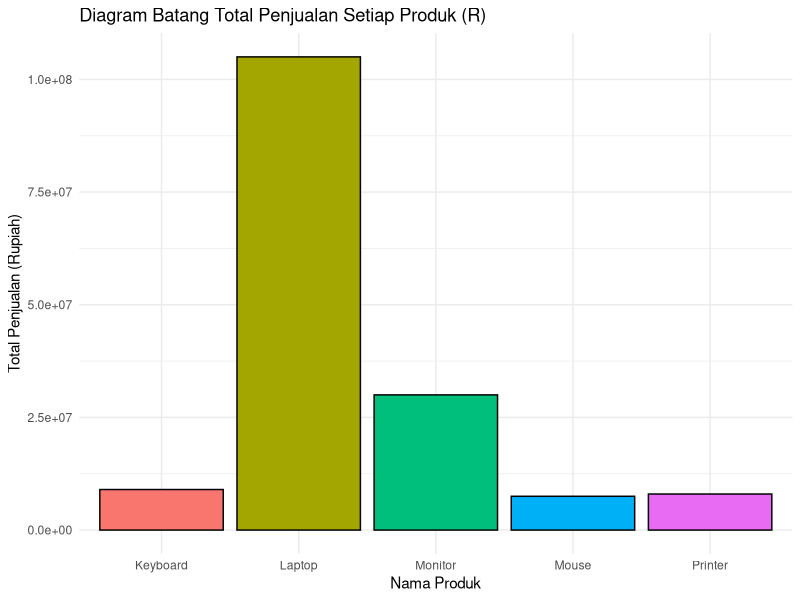
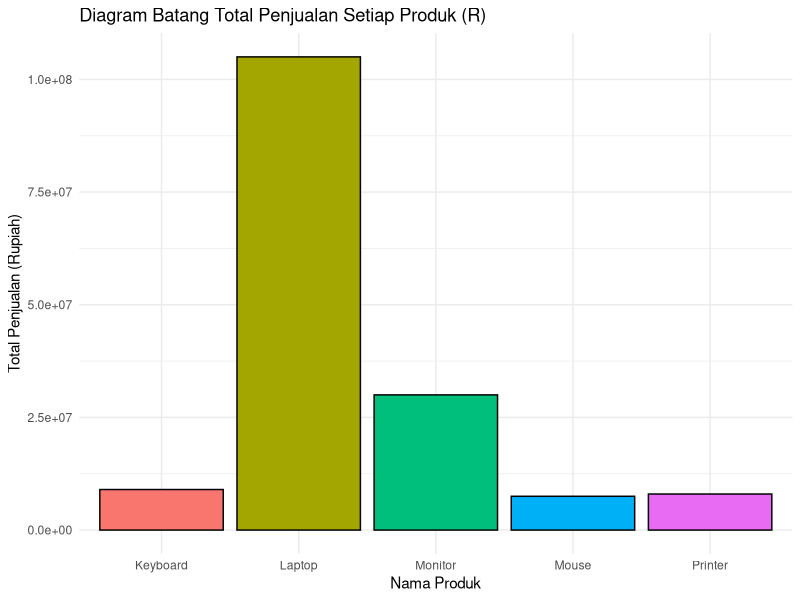

Generate these figures, in order, with R:
# ---------------------------------------------------------
# 1. MEMBUAT DATASET MENGGUNAKAN R (Sengaja ada duplikat)
# ---------------------------------------------------------
ID_Produk <- c('P001', 'P002', 'P003', 'P004', 'P002', 'P005', 'P001')
Nama_Produk <- c('Laptop', 'Mouse', 'Keyboard', 'Monitor', 'Mouse', 'Printer', 'Laptop')
Jumlah_Terjual <- c(15, 50, 30, 20, 50, 10, 15)
Harga_Satuan <- c(7000000, 150000, 300000, 1500000, 150000, 800000, 7000000)

df_sebelum <- data.frame(ID_Produk, Nama_Produk, Jumlah_Terjual, Harga_Satuan)

print("=== DATASET SEBELUM CLEANING (DENGAN DUPLIKAT) ===")
print(df_sebelum)
cat("\n--------------------------------------------------\n\n")

# Menyimpan dataset sebelum cleaning ke CSV
write.csv(df_sebelum, "dataset_sebelum_cleaning_r.csv", row.names = FALSE)

# ---------------------------------------------------------
# 2. PEMERIKSAAN & PEMBERSIHAN DATA DUPLIKAT
# ---------------------------------------------------------
# Memeriksa jumlah baris duplikat
jumlah_duplikat <- sum(duplicated(df_sebelum))
cat(paste("Jumlah baris duplikat ditemukan:", jumlah_duplikat, "baris\n\n"))

# Membersihkan data duplikat (mengambil baris unik)
df_sesudah <- df_sebelum[!duplicated(df_sebelum), ]

print("=== DATASET SESUDAH CLEANING (BERSIH) ===")
print(df_sesudah)
cat("\n--------------------------------------------------\n\n")

# Menyimpan dataset sesudah cleaning ke CSV
write.csv(df_sesudah, "dataset_sesudah_cleaning_r.csv", row.names = FALSE)

# ---------------------------------------------------------
# 3. HASIL TRANSFORMASI DATA (Total Penjualan = Jumlah Terjual * Harga Satuan)
# ---------------------------------------------------------
df_sesudah$Total_Penjualan <- df_sesudah$Jumlah_Terjual * df_sesudah$Harga_Satuan

print("=== HASIL TRANSFORMASI DATA (DENGAN TOTAL PENJUALAN) ===")
print(df_sesudah[, c('Nama_Produk', 'Jumlah_Terjual', 'Harga_Satuan', 'Total_Penjualan')])
cat("\n--------------------------------------------------\n\n")

# ---------------------------------------------------------
# 4. MEMBUAT DIAGRAM BATANG MENGGUNAKAN R (ggplot2)
# ---------------------------------------------------------
# Pastikan package ggplot2 sudah terinstall (jika belum, jalankan: install.packages("ggplot2"))
library(ggplot2)

ggplot(df_sesudah, aes(x = Nama_Produk, y = Total_Penjualan, fill = Nama_Produk)) +
  geom_bar(stat = "identity", color = "black", show.legend = FALSE) +
  labs(
    title = "Diagram Batang Total Penjualan Setiap Produk (R)",
    x = "Nama Produk",
    y = "Total Penjualan (Rupiah)"
  ) +
  theme_minimal()

# Menyimpan grafik ke file PNG
ggsave("grafik_r_lengkap.png", width = 8, height = 5)

# ---------------------------------------------------------
# 5. MENJELASKAN PRODUK DENGAN TOTAL PENJUALAN TERBESAR (KESIMPULAN)
# ---------------------------------------------------------
produk_terbesar <- df_sesudah[which.max(df_sesudah$Total_Penjualan), ]

print("=== KESIMPULAN ANALISIS ===")
cat(paste("Produk dengan total penjualan terbesar adalah:", produk_terbesar$Nama_Produk, "\n"))
cat(paste("Jumlah Terjual :", produk_terbesar$Jumlah_Terjual, "unit\n"))
cat(paste("Harga Satuan   : Rp", format(produk_terbesar$Harga_Satuan, big.mark = ","), "\n"))
cat(paste("Total Penjualan: Rp", format(produk_terbesar$Total_Penjualan, big.mark = ","), "\n"))
